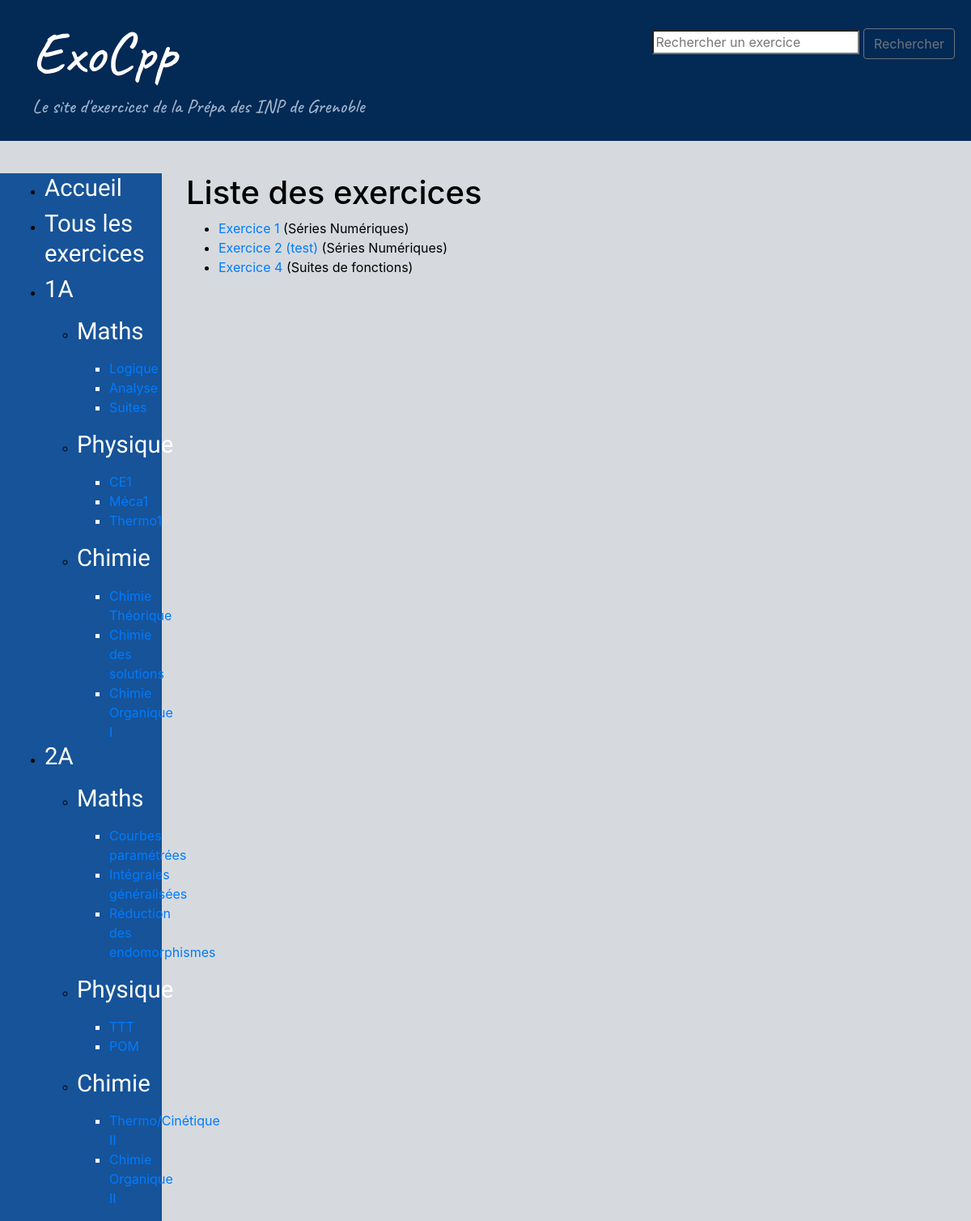
The app's page /exercices/, older data.
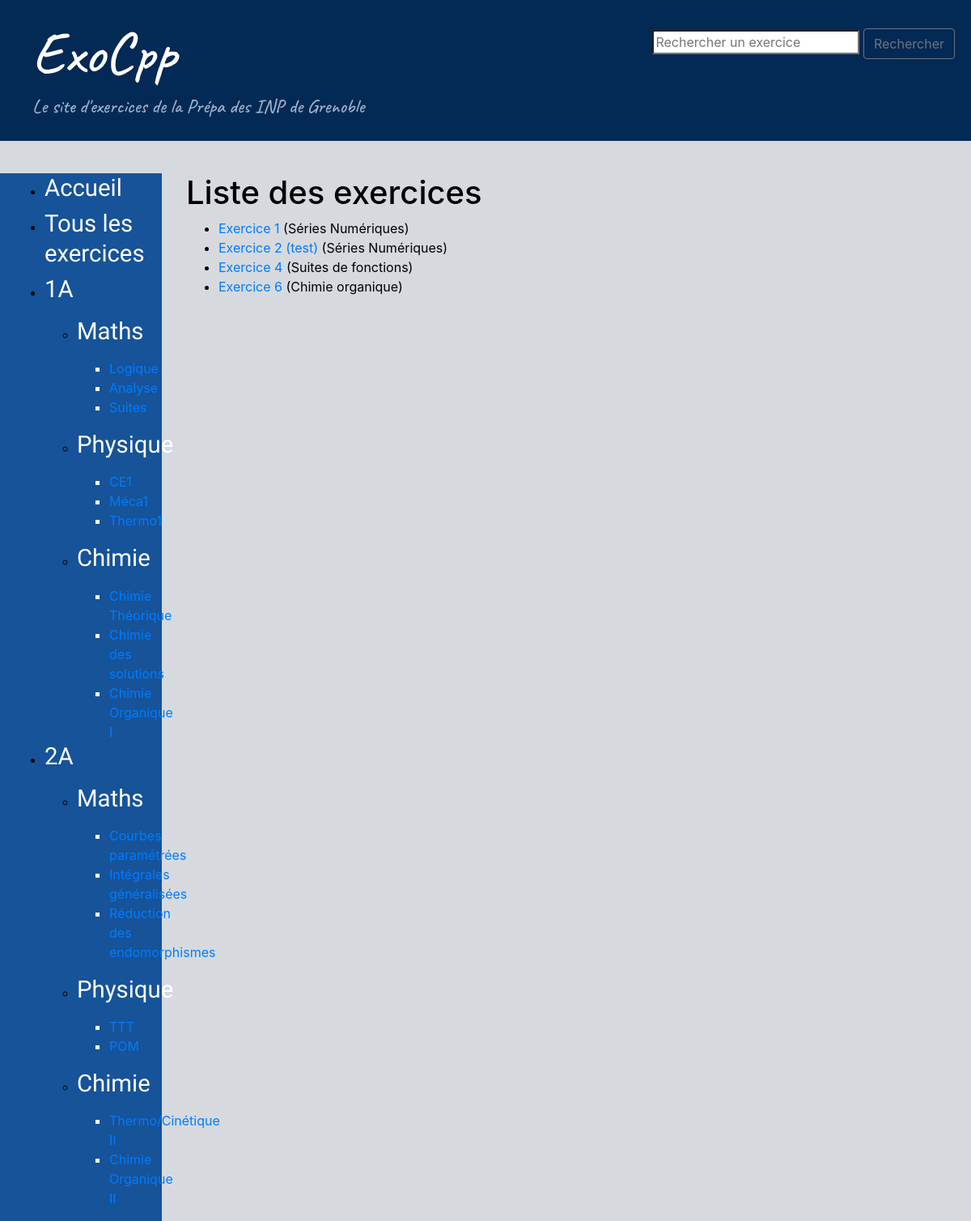
The same page, newer data.
### exo/models.py (models this page shows, shortened)
class Exercice(models.Model):
    nom = models.CharField(max_length=200, null=False)
    tags = TaggableManager()
    chapitre = models.ForeignKey(Chapitre, on_delete = models.CASCADE)
    def get_absolute_url(self):
        return reverse('exercice-details', args=[str(self.id)])

class Chapitre(models.Model):
    annee = models.CharField(max_length=2, choices = [('1A', 'Première année'),
        ('2A', 'Deuxième année')])
    matiere = models.CharField(max_length=40 , choices = [('Maths', 'Maths'),('Chimie','Chimie'), ('Physique', 'Physique')]
        )
    nom = models.CharField(max_length=200, null=False)

### exo/views.py (the view)
# urls.py: path('exercices/', views.ExerciceListView.as_view(), name='exercices'),
class ExerciceListView(generic.ListView):
    model = Exercice
    paginate_by = 10

### exo/templates/exo/exercice_list.html
{% extends "base_generic.html" %}
{% load static %}
{% block content %}
  <h1>Liste des exercices</h1>
  {% if exercice_list %}
  <ul>
    {% for exercice in exercice_list %}
      <li>
        <a href="{{ exercice.get_absolute_url }}">{{ exercice.nom }}</a> ({{exercice.chapitre.nom }})
      </li>
    {% endfor %}
  </ul>
  {% else %}
    <p>Il n'y a pas d'exercices dans le catalogue.</p>
  {% endif %}
{% endblock %}

Row changes from the older to the newer data that the page shows:
added Exercice: nom "Exercice 6", chapitre.nom "Chimie organique"
